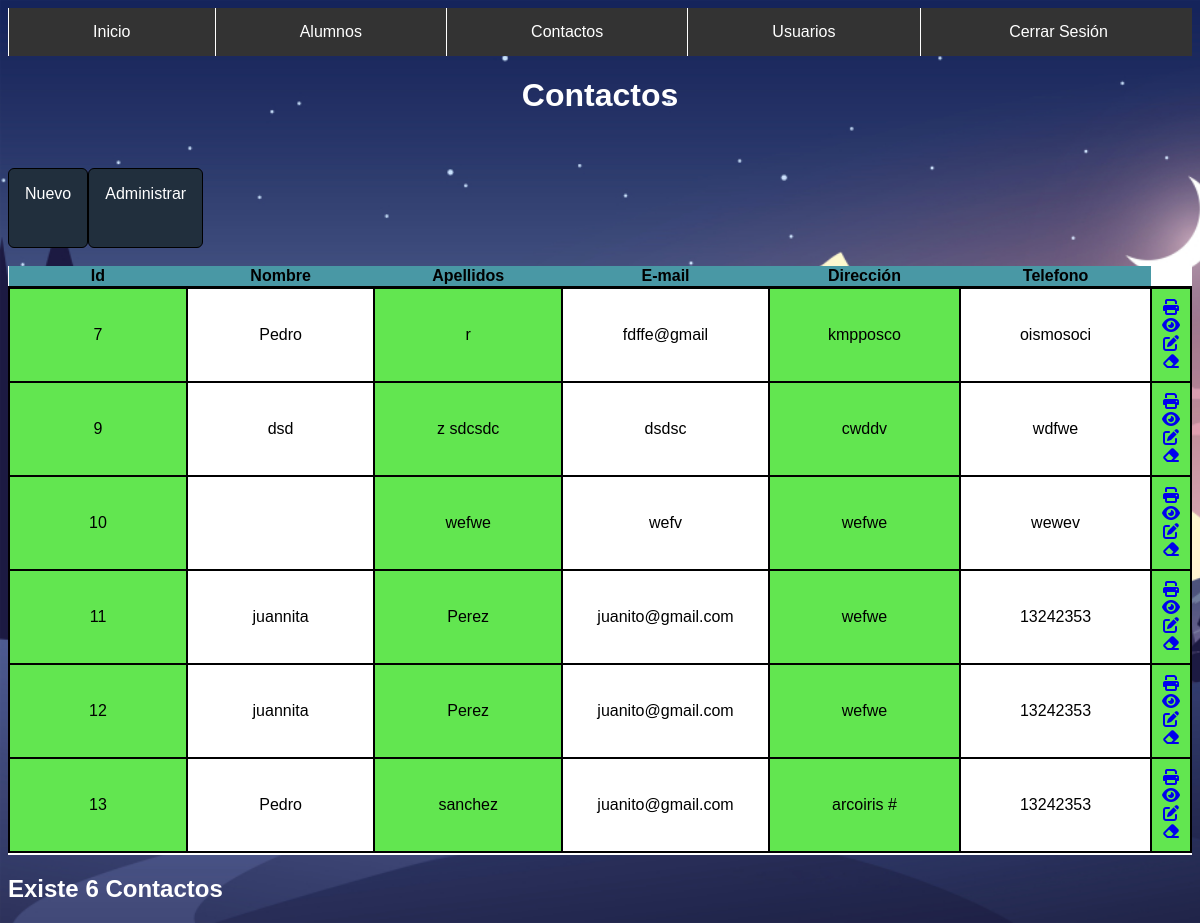
The page /contactos1.php (signed in) on the database its author committed.
### tables this page shows
CREATE TABLE `contactos` (
  `id` int(11) NOT NULL,
  `nombre` varchar(30) DEFAULT NULL,
  `apellidos` varchar(30) DEFAULT NULL,
  `direccion` varchar(30) DEFAULT NULL,
  `telefono` varchar(10) DEFAULT NULL,
  `email` varchar(60) DEFAULT NULL
);

### sesiones.php (called while the page is built, shortened)
<?php
    if (!isset($_SESSION['username'])){
        header("location:login.php");
    }else{
        $priv=$_SESSION['privilegio'];
    }
?>

### contactos1.php (the view, shortened to what this page needs)
<?php
include_once('sesiones.php');
?>
<!DOCTYPE html>
<html>
<head>
	<link rel="stylesheet" href="estilos.css">
    <link rel="stylesheet" href="https://cdnjs.cloudflare.com/ajax/libs/font-awesome/6.1.2/css/all.min.css" />
</head>
<?php if($priv=="admin"){?>
<body class= "fondo_root">
<?php }?>
<header>
<?php
	include_once('header.php');
  ?>
    <h1 class="titulo_log">Contactos</h1>
    <?php if($priv=="admin"){?>
    <div class="contenedor_enlace">
    <a href="contactos.php" class="enlace_menu">Nuevo</a>
    <a href="contactos1.php" class="enlace_menu">Administrar</a>
    </div>
    <?php }?>
	<div >
			<table class="table">
			  <thead class="table_head">
			    <tr>
			      <th scope='col'>Id</th>
			      <th scope='col'>Nombre</th>
			      <th scope='col'>Apellidos</th>
			      <th scope='col'>E-mail</th>
			      <th scope='col'>Dirección</th>
			      <th scope='col'>Telefono</th>
			   </tr>
			</thead>
			<?php
                include_once("conectar_utd.php");
                $consulta = "SELECT * FROM contactos";
                $resultado = mysqli_query($con, $consulta);
                if (mysqli_num_rows($resultado) > 0) {
                    while ($fila = mysqli_fetch_assoc($resultado)) {
                ?>
<tr>
                            <td class="table_data"><?php echo $fila['id'];?></td>
                            <td class="table_data"><?php echo $fila['nombre']; ?></td>
                            <td class="table_data"><?php echo $fila['apellidos'];?></td>
                            <td class="table_data"><?php echo $fila['direccion'];?></td>
                            <td class="table_data"><?php echo $fila['telefono']; ?></td>
                            <td class="table_data"><?php echo $fila['email'];?></td>
                            <td class="table_data" colspan="2">
                                <a class="btn_acciones" href="imprimir_con.php? id=<?php echo $fila['id'];?>"><i class="fa-solid fa-print"></i></a>
								<a class="btn_acciones" href="visualizar_con.php? id=<?php echo $fila['id'];?>"><i class="fa-solid fa-eye"></i></a>
								<?php if($priv=="admin"){?>
								<a class="btn_acciones" href="actualizar_con.php? id=<?php echo $fila['id'];?>"><i class="fa-solid fa-pen-to-square"></i></a>
                                <a class="btn_acciones" href="eliminar_con.php? id=<?php echo $fila['id'];?>"><i class="fa-solid fa-eraser"></i></a>
								<?php }?>
								</td>
				   </tr>
		   <?php
			   }
		   }
		   ?>
	   <tbody>
		   <th scope='row'></th >
			<td></td>
	   </tbody>
	   </table>
	   </div>
   <h2 class="titulo_log2">Existe <?php echo mysqli_num_rows($resultado); ?> Contactos</h2>
</body>
</html>

### estilos.css (style rules this page uses)
.fondo_root { background-image: url('imagen6.jpg') ; background-repeat: no-repeat; background-attachment: fixed; background-size: cover; }
.contenedor_enlace { width: 100px; height: 100px; display: flex; }
.enlace_menu { font-family: Arial, Helvetica, sans-serif ; color: #fff; margin-top: 2rem; display: inline; margin-left: auto; margin-right: auto; background-color: #212F3D; border: 1px solid #000; border-radius: 6px; padding: 1rem; width: 20vmin; height: 5vmin; text-decoration: none; }
.titulo_log { text-align: center; font-family: Arial, Helvetica, sans-serif; color: #fff; font-size: 2em; }
.titulo_log2 { font-family: Arial, Helvetica, sans-serif; color: #fff; font-size: 1.5em; }
.table { margin-top: 30px; margin-left: auto; margin-right: auto; text-align: center; border-collapse: collapse; background-color: #fff; font-family: Arial, Helvetica, sans-serif; }
.table_data { padding: 10px; border: 2px solid black; width: 200px; height: 50px; }
.table_head { padding: 10px; border-bottom: 3px solid black; background-color: #4998a5; }
.table td:nth-child(odd) { background-color: #62e650; }
header { width: 100%; position: sticky; top: 0; }

### rows shown on the page
contactos: id "7", nombre "Pedro", apellidos "r", direccion "fdffe@gmail", telefono "kmpposco", email "oismosoci"
contactos: id "9", nombre "dsd", apellidos "z sdcsdc", direccion "dsdsc", telefono "cwddv", email "wdfwe"
contactos: id "10", apellidos "wefwe", direccion "wefv", telefono "wefwe", email "wewev"
contactos: id "11", nombre "juannita", apellidos "Perez", direccion "juanito@gmail.com", telefono "wefwe", email "13242353"
contactos: id "12", nombre "juannita", apellidos "Perez", direccion "juanito@gmail.com", telefono "wefwe", email "13242353"
contactos: id "13", nombre "Pedro", apellidos "sanchez", direccion "juanito@gmail.com", telefono "arcoiris #", email "13242353"

### other values the page prints
mysqli_num_rows($resultado) "6"
